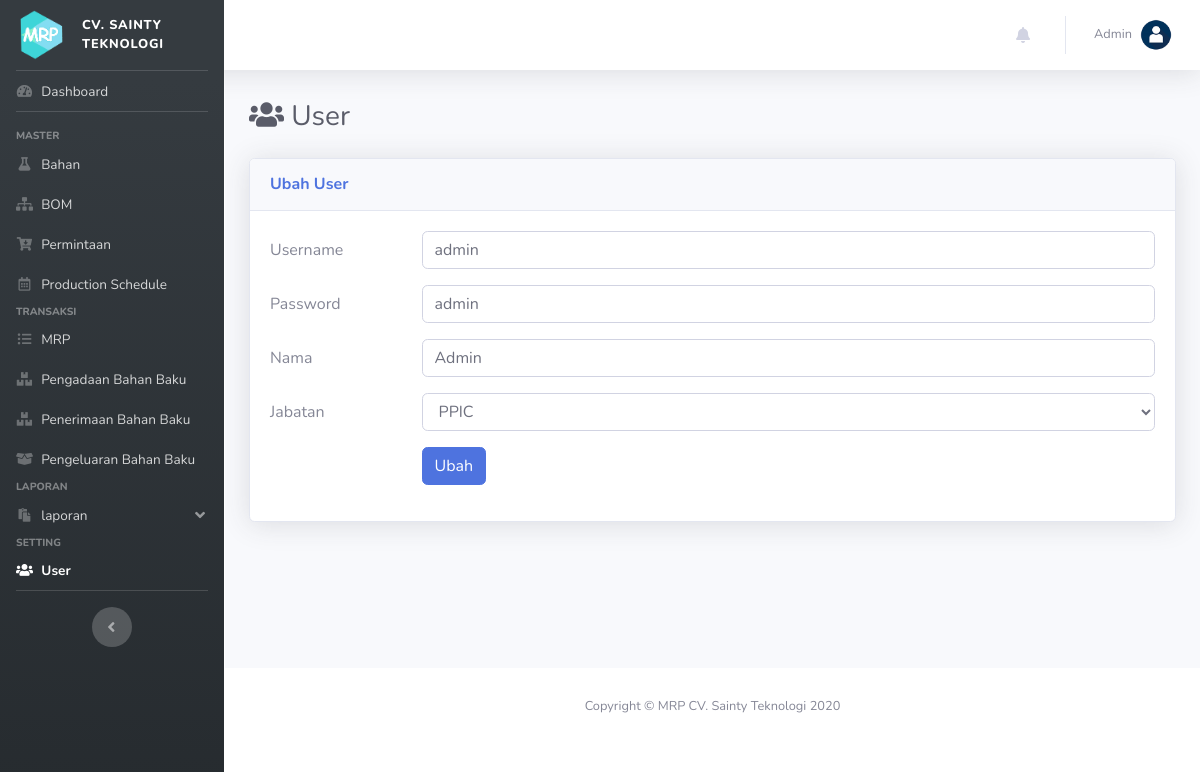
The page /index.php?p=user&ket=ubah&id=1 on the database its author committed.
### tables this page shows
CREATE TABLE IF NOT EXISTS `user` (
  `id_user` int(11) NOT NULL AUTO_INCREMENT,
  `username` varchar(50) DEFAULT NULL,
  `password` varchar(50) DEFAULT NULL,
  `nama_user` varchar(200) DEFAULT NULL,
  `jabatan` char(1) DEFAULT NULL,
  PRIMARY KEY (`id_user`),
  UNIQUE KEY `username` (`username`)
);

### config/koneksi.php (called while the page is built, shortened)
<?php
	function get_jabatan($id = null){
		$jab = ["Atasan", "PPIC", "Gudang", "Pengadaan", "Produksi"];
		if(is_null($id)){
			return $jab;
		}else{
			return $jab[$id];
		}
	}
?>

### pages/user.php (the view, shortened to what this page needs)
<div class="d-sm-flex align-items-center justify-content-between mb-4">
    <h1 class="h3 mb-0 text-gray-800"> <i class="fa fa-users"></i> User</h1>
</div>
<?php
	$ket = "Data";
	if(isset($_GET['ket'])){
		$ket = $_GET['ket'];
		$form = $ket;
		if($ket == "ubah"){
			$id = $_GET['id'];
			$sql = "SELECT * FROM user WHERE id_user = $id ";
			$q = mysqli_query($con, $sql);
			$row = mysqli_fetch_array($q);
            $username = $row['username'];
            $password = $row['password'];
            $nama_user = $row['nama_user'];
            $jabatan = $row['jabatan'];
		}
	}
?>
<div class="row row_angket">
	<div class="col mb-4">
		<div class="card shadow mb-4">
            <div class="card-header py-3 d-flex flex-row align-items-center justify-content-between">
                <h6 class="m-0 font-weight-bold text-primary"><?= ucfirst($ket); ?> User</h6>
            </div>
            <div class="card-body">
            <?php
            	if(!isset($form)):
            ?>
            	<table class="table dataTable">
            		<thead>
            			<tr>
            				<th>No</th>
                            <th>Username</th>
            				<th>Nama</th>
            				<th>Jabatan</th>
            				<th>Aksi</th>
            			</tr>
            		</thead>
            		<tbody>
            		<?php
            			$i=0;
            			$sql = "SELECT * FROM user";
            			$q = mysqli_query($con, $sql);
            			while($row = mysqli_fetch_array($q)):
            		?>
            			<tr>
            				<td><?= ++$i; ?></td>
                            <td><?= $row['username']; ?></td>
                            <td><?= $row['nama_user']; ?></td>
                            <td><?= get_jabatan($row['jabatan']); ?></td>
            				<td>
                                <a href="index.php?p=user&ket=ubah&id=<?= $row['id_user'] ?>" class="btn btn-sm btn-primary" data-toggle="tooltip" data-placement="top" title="Ubah Data"><i class="fa fa-pencil-alt"></i></a>
                                <button type="button" class="btn btn-sm btn-danger btn-hapus" data-id="<?= $row['id_user'] ?>" data-toggle="tooltip" data-placement="top" title="Hapus">
                                    <i class="fa fa-trash"></i>
                                </button>
                            </td>
            			</tr>
            		<?php endwhile; ?>
            		</tbody>
            	</table>
            	<?php else: ?>
            	<form method="post" action="models/p_user.php">
                    <div class="form-group row">
                        <label for="username" class="col-sm-2 col-form-label">Username</label>
                        <div class="col-sm-10">
                            <input type="text" class="form-control" name="username" id="username" placeholder="Username" value="<?= isset($username)?$username:''; ?>" required>
                        </div>
                    </div>
                    <div class="form-group row">
                        <label for="password" class="col-sm-2 col-form-label">Password</label>
                        <div class="col-sm-10">
                            <input type="text" class="form-control" name="password" id="password" placeholder="Password" value="<?= isset($password)?$password:''; ?>" required>
                        </div>
                    </div>
                    <div class="form-group row">
                        <label for="nama_user" class="col-sm-2 col-form-label">Nama</label>
                        <div class="col-sm-10">
                            <input type="text" class="form-control" name="nama_user" id="nama_user" placeholder="Nama" value="<?= isset($nama_user)?$nama_user:''; ?>" required>
                        </div>
                    </div>
                    <div class="form-group row">
                        <label for="jabatan" class="col-sm-2 col-form-label">Jabatan</label>
                        <div class="col-sm-10">
                            <select class="form-control" name="jabatan" id="jabatan" required>
                                <?php
                                    $jab = get_jabatan();
                                    foreach ($jab as $k => $v) {
                                        $sel = "";
                                        if(isset($jabatan) && $jabatan==$k){
                                            $sel = 'selected';
                                        }
                                        echo '<option value="'.$k.'" '.$sel.'>'.$v.'</option>';
                                    }
                                ?>
                            </select>
                        </div>
                    </div>
                    <div class="form-group row">
                        <div class="col-sm-10 offset-md-2">
                            <input type="submit" class="btn btn-primary" name="btnSimpan" value="<?= ucfirst($form); ?>">
                        </div>
                    </div>
				</form>
            	<?php endif; ?>
            </div>
        </div>
    </div>
</div>

### rows shown on the page
user: username "admin", password "admin", nama_user "Admin"

### other values the page prints
$ket "Ubah"
form field jabatan "PPIC"
